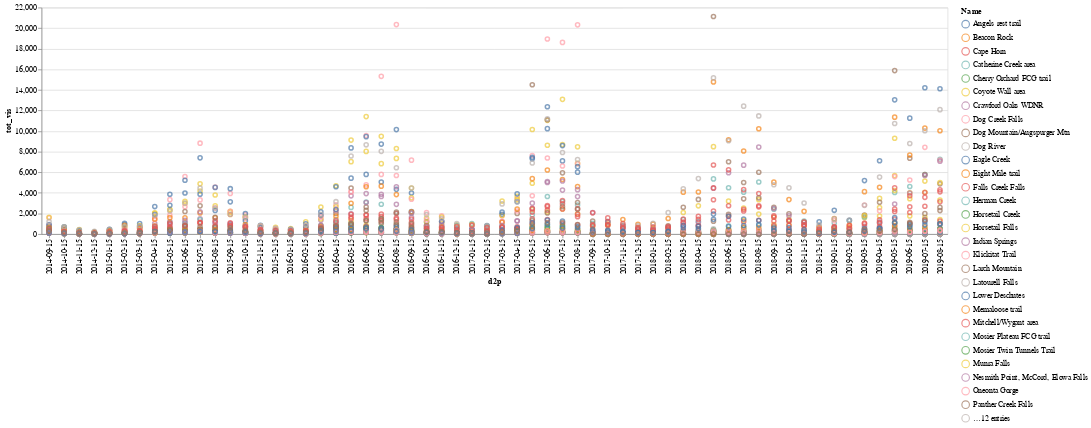

Source (notebook cell):
### Markdown cell above
### Plot all visits 
This plot has a ton of overplotting but you can see the seasonality, which is cool.

### Code cell
chart = alt.Chart(v)
alt.Chart(v).mark_line().encode(
    x = 'd2p',
    y = 'tot_vis',
    color = 'Name'
)

### Figure 1 — Vega-Lite specification as saved in the notebook (floating-point values rounded to 4 significant figures; data arrays with more than 128 entries replaced by an {"elided": "..."} marker saying what was removed)
{"config": {"view": {"continuousWidth": 400, "continuousHeight": 300}}, "data": {"name": "data-246f7b56289aa75d1a774c9f89c805df"}, "mark": "point", "encoding": {"color": {"field": "Name", "type": "nominal"}, "x": {"field": "d2p", "type": "nominal"}, "y": {"field": "tot_vis", "type": "quantitative"}}, "$schema": "https://vega.github.io/schema/vega-lite/v4.17.0.json", "datasets": {"data-246f7b56289aa75d1a774c9f89c805df": {"elided": "2460 records"}}}
